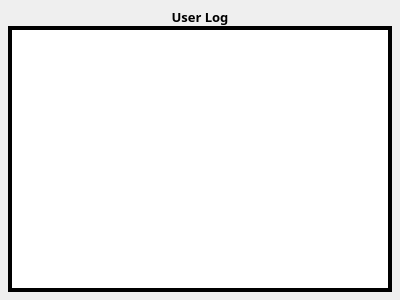
<ui version="4.0" >
 <class>DetailsLog</class>
 <widget class="QWidget" name="DetailsLog" >
  <property name="geometry" >
   <rect>
    <x>0</x>
    <y>0</y>
    <width>400</width>
    <height>300</height>
   </rect>
  </property>
  <layout class="QVBoxLayout" >
   <property name="margin" >
    <number>8</number>
   </property>
   <property name="spacing" >
    <number>0</number>
   </property>
   <item>
    <widget class="QLabel" name="LogTitle" >
     <property name="font" >
      <font>
       <family>Sans Serif</family>
       <pointsize>10</pointsize>
       <weight>75</weight>
       <italic>false</italic>
       <bold>true</bold>
       <underline>false</underline>
       <strikeout>false</strikeout>
      </font>
     </property>
     <property name="autoFillBackground" >
      <bool>true</bool>
     </property>
     <property name="text" >
      <string>User Log</string>
     </property>
     <property name="alignment" >
      <set>Qt::AlignCenter</set>
     </property>
    </widget>
   </item>
   <item>
    <widget class="LogEdit" name="UserLog" >
     <property name="frameShape" >
      <enum>QFrame::Box</enum>
     </property>
     <property name="frameShadow" >
      <enum>QFrame::Plain</enum>
     </property>
     <property name="lineWidth" >
      <number>4</number>
     </property>
    </widget>
   </item>
  </layout>
 </widget>
 <customwidgets>
  <customwidget>
   <class>LogEdit</class>
   <extends>QTextEdit</extends>
   <header>widgets/logedit.h</header>
  </customwidget>
 </customwidgets>
 <resources/>
 <connections/>
</ui>
